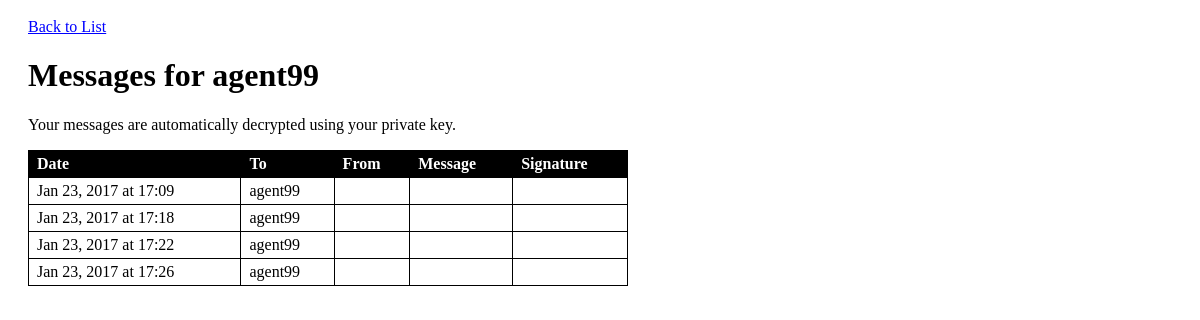
Screenshot of /agents/messages.php?id=1 with the database file from the repository.
### tables this page shows
CREATE TABLE agents (
  id INT(11) NOT NULL AUTO_INCREMENT,
  codename VARCHAR(255),
  public_key TEXT,
  private_key TEXT,
  PRIMARY KEY (id)
);

CREATE TABLE messages (
  id INT(11) NOT NULL AUTO_INCREMENT,
  sender_id INT(11),
  recipient_id INT(11),
  cipher_text TEXT,
  signature TEXT,
  created_at DATETIME,
  PRIMARY KEY (id)
);

### private/functions.php (called while the page is built, shortened)
<?php
  function h($string="") {
    return htmlspecialchars($string);
  }
  function url_for($script_path) {
    return DOC_ROOT . $script_path;
  }
?>

### private/query_functions.php (called while the page is built, shortened)
<?php
  function login() {
    $my_id = 1;
    $result = find_agent_by_id($my_id);
    return db_fetch_assoc($result);
  }
  function find_agent_by_id($id=0) {
    global $db;
    $sql = "SELECT * FROM agents ";
    $sql .= "WHERE id='" . $id . "';";
    $result = db_query($db, $sql);
    return $result;
  }
  function find_messages_for($recipient_id) {
    global $db;
    $sql = "SELECT * FROM messages ";
    $sql .= "WHERE recipient_id = '" . db_escape($db, $recipient_id) . "' ";
    $sql .= "ORDER BY created_at ASC;";
    $result = db_query($db, $sql);
    return $result;
  }
?>

### private/database.php (called while the page is built, shortened)
<?php
  function db_query($connection, $sql) {
    $result_set = mysqli_query($connection, $sql);
    return $result_set;
  }
  function db_fetch_assoc($result_set) {
    return mysqli_fetch_assoc($result_set);
  }
  function db_escape($connection, $string) {
    return mysqli_real_escape_string($connection, $string);
  }
?>

### private/initialize.php (called while the page is built, shortened)
<?php
require_once('functions.php');
require_once('database.php');
require_once('query_functions.php');
$current_user = login();
?>

### public/agents/messages.php (the view, shortened to what this page needs)
<?php
  require_once('../../private/initialize.php');
  $id = $_GET['id'];
  $agent_result = find_agent_by_id($id);
  $agent = db_fetch_assoc($agent_result);
  $message_result = find_messages_for($agent['id']);
?>
<!doctype html>
<html lang="en">
  <head>
    <link rel="stylesheet" media="all" href="<?php echo DOC_ROOT . '/includes/styles.css'; ?>" />
  </head>
  <body>
    <a href="<?php echo url_for('/agents/index.php') ?>">Back to List</a>
    <br/>
    <h1>Messages for <?php echo h($agent['codename']); ?></h1>
    <?php if($current_user['id'] == $agent['id']) { ?>
      <p>Your messages are automatically decrypted using your private key.</p>
    <?php } ?>
    <table>
      <tr>
        <th>Date</th>
        <th>To</th>
        <th>From</th>
        <th>Message</th>
        <th>Signature</th>
      </tr>
      <?php while($message = db_fetch_assoc($message_result)) { ?>
        <?php
          $created_at = strtotime($message['created_at']);
        ?>
        <tr>
          <td><?php echo h(strftime('%b %d, %Y at %H:%M', $created_at)); ?></td>
          <td><?php echo h($agent['codename']); ?></td>
          <td><?php echo h($sender['codename']); ?></td>
          <td class="message"><?php echo h($message_text); ?></td>
          <td class="message"><?php echo h($validity_text); ?></td>
        </tr>
      <?php } ?>
    </table>
  </body>
</html>

### public/includes/styles.css (style rules this page uses)
body { padding: 10px 20px; }
a, a:visited { color: blue; }
table { border-collapse: collapse; min-width: 600px; }
table tr th { border: 1px solid black; color: white; background: black; text-align: left; padding: 0.25em 0.5em; }
table tr td { border: 1px solid black; vertical-align: top; padding: 0.25em 0.5em; }
td.message { max-width: 400px; word-wrap: break-word; }

### rows the page displays
agents: codename "agent99"
messages: created_at "Jan 23, 2017 at 17:09"
messages: created_at "Jan 23, 2017 at 17:18"
messages: created_at "Jan 23, 2017 at 17:22"
messages: created_at "Jan 23, 2017 at 17:26"
